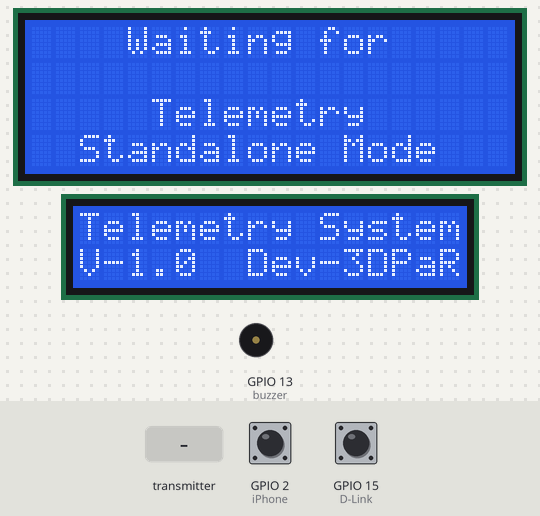
A sketch run on a simulated ESP32. On the bench: 20×4 character LCD, 16×2 character LCD, buzzer (waves = sounding, pin HIGH). The test bench sets the inputs (shaded band); at power-on: GPIO 2 (iPhone) HIGH, GPIO 15 (D-Link) HIGH. No radio packets arrive unless stated; what the sketch prints to the serial monitor is not drawn.

Above: at 1.4 s.
1.5 s: the transmitter starts sending latitude = 0
At 2.15 s:
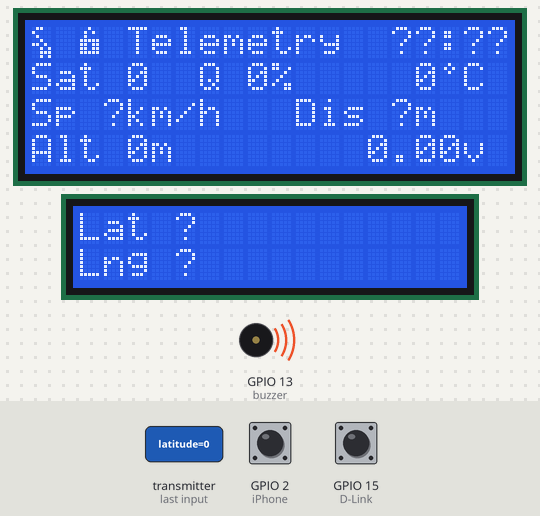
4.1 s: the transmitter starts sending satelliteCount = 128
At 6.1 s:
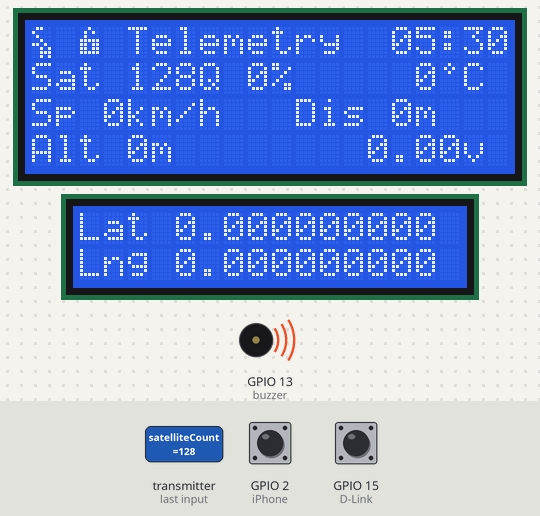
7.1 s: the transmitter starts sending distQuotient = 128
At 8.9 s:
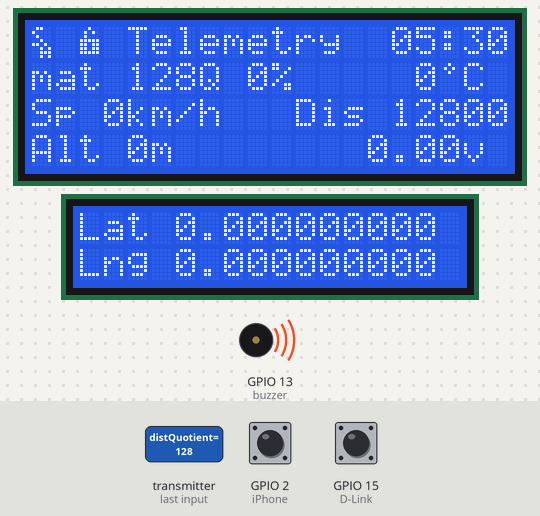
10.1 s: the transmitter starts sending distQuotient = 0
At 12.7 s:
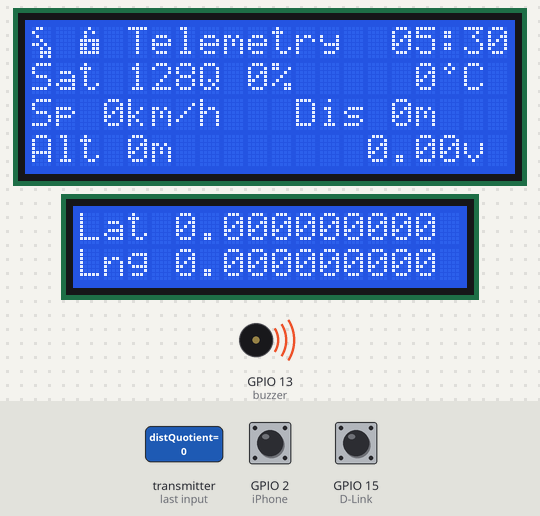
13.1 s: the transmitter starts sending satelliteCount = 64
At 15.1 s:
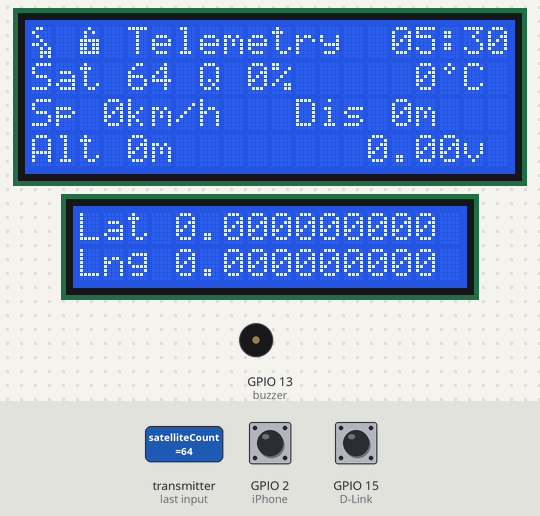
16.1 s: the transmitter starts sending distRemainder = 64
At 18.1 s:
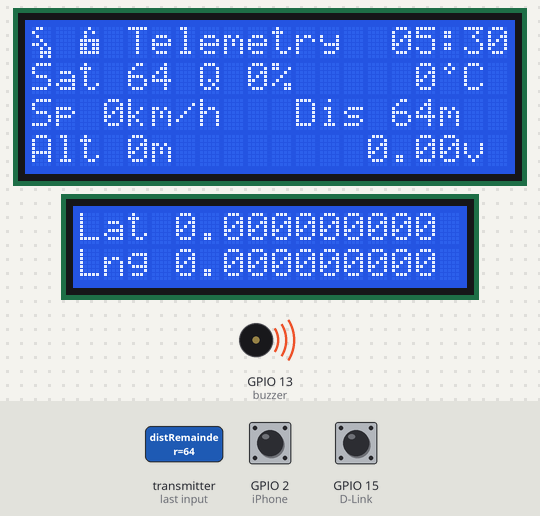
Timing chart, 0 to 66.6 s (numbered marks = the images above; inputs shaded):
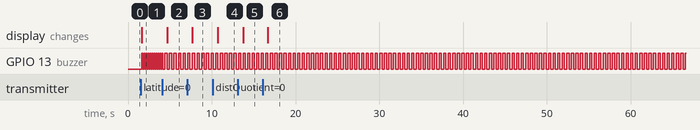

Measured:
- after the input at 1.5 s, GPIO 13 (buzzer): alternates HIGH for 0.12 s and LOW for 0.12 s, starting after 0.12 s; the display: changes after 0.12 s (image 1)
- after the input at 4.1 s, GPIO 13 (buzzer): alternates HIGH for 0.27 s and LOW for 0.27 s, starting after 0.30 s; the display: changes after 0.57 s (image 2)
- after the input at 7.1 s, the display: changes after 0.58 s (image 3)
- after the input at 10.1 s, the display: changes after 0.64 s (image 4)
- after the input at 13.1 s, the display: changes after 0.63 s (image 5)
- after the input at 16.1 s, the display: changes after 0.61 s (image 6)

The sketch:

Reciever_ESP32_BLYNK.ino
```cpp
// RECIEVER ESP32

#define BLYNK_TEMPLATE_ID "TMPL3TH5cCAxa"
#define BLYNK_DEVICE_NAME "Telemetry"
#define BLYNK_AUTH_TOKEN "BJgoA23Ucmw_WWyIimoqEHjBsdN0vYFu"
#define router "SD_2.4GHz"
#define iphone "Samrat"

char auth[] = BLYNK_AUTH_TOKEN;
char passR[] = "3dprintingandrobotics";
char passP[] = "12345678";

//#define BLYNK_PRINT Serial

#include <WiFi.h>
#include <Wire.h>
#include <WiFiClient.h>
#include <BlynkSimpleEsp32.h>
#include <SPI.h>
#include <nRF24L01.h>
#include <RF24.h>
#include <LiquidCrystal_I2C.h>
#define buzzer 13
#define baudRate 9600
#define latitudeFactor 100000000.0
#define longitudeFactor 10000000.0
#define dataDivisionFactor 100
#define INTERVAL 1000L
#define connectionLost 2000
#define batConst 3.09090909
#define batWarning 10.8

BlynkTimer timer;


LiquidCrystal_I2C lcd1(0x27, 20, 4);
LiquidCrystal_I2C lcd2(0x26, 16, 2);

RF24 radio(4, 5);  // 4->CE, 5->CSN
const byte address[6] = "00001";

// Max size of this struct is 32 bytes - NRF24L01 buffer limit
typedef struct Data_Package {
  unsigned long latitude;   // 4 byte
  unsigned long longitude;  // 4 byte
  byte satelliteCount;      // 1 byte
  byte polarity;            // 1 byte      // 1-> +lat,+long;  2-> +lat,-long;  3-> -lat,+long;  4-> -lat,-long
  byte distQuotient;        // 1 byte
  byte distRemainder;       // 1 byte
  byte altQuotient;         // 1 byte
  byte altRemainder;        // 1 byte
  byte velocity;            // 1 byte
  byte Hour;                // 1 byte
  byte Minute;              // 1 byte
  byte tempQuotient;        // 1 byte
  byte tempRemainder;       // 1 byte
  byte altPolarity;         // 1 byte
  byte AltitudeQuotient;    // 1 byte
  byte AltitudeRemainder;   // 1 byte
  byte homeLock;            // 1 byte
  byte bvQuotient;          // 1 byte
  byte bvRemainder;         // 1 byte
  byte hdop;                // 1 byte
                            // Total 26 bytes
} Data;
Data d;  // Create a variable with the above structure

byte degree[] = {
  B00100,
  B01010,
  B00100,
  B00000,
  B00000,
  B00000,
  B00000,
  B00000
};

byte locked[] = {
  B00100,
  B01010,
  B01010,
  B11111,
  B11011,
  B11011,
  B11111,
  B00000
};
byte notLocked[] = {
  B00100,
  B01010,
  B01000,
  B11111,
  B11011,
  B11011,
  B11111,
  B00000
};
byte hotspot[] = {
  B10100,
  B11100,
  B10100,
  B00011,
  B00100,
  B00010,
  B00001,
  B00110
};
byte WIFI[] = {
  B10001,
  B10101,
  B01110,
  B00000,
  B11101,
  B10000,
  B11001,
  B10001
};
byte standAlone[] = {
  B01100,
  B10000,
  B01000,
  B00100,
  B11010,
  B00101,
  B00111,
  B00101
};


int t, lastLock=0;
float i, j;
String GPS_latitude, GPS_longitude, GPS_satellite, GPS_distance, GPS_altitude, GPS_time, GPS_speed, BME_temp, BME_altitude, BV, Hdop;
unsigned long check, bt, bt2;
bool lost = false;
bool Mode = false, sa = false, first, buzState;


void setup() {
  pinMode(15, INPUT_PULLUP);  // D-Link
  pinMode(2, INPUT_PULLUP);   // iPhone
  pinMode(buzzer, OUTPUT);

  Serial.begin(baudRate);
  radio.begin();
  radio.openReadingPipe(0, address);
  radio.setPALevel(RF24_PA_MIN);
  radio.setDataRate(RF24_250KBPS);
  radio.startListening();

  lcd1.init();
  lcd1.backlight();
  lcd1.createChar(0, degree);
  lcd1.createChar(1, notLocked);
  lcd1.createChar(2, locked);
  lcd1.createChar(3, hotspot);
  lcd1.createChar(4, WIFI);
  lcd1.createChar(5, standAlone);
  lcd2.init();
  lcd2.backlight();

  lcd1.clear();
  lcd2.clear();
  lcd2.setCursor(0, 0);
  lcd2.print("Telemetry System");
  lcd2.setCursor(0, 1);
  lcd2.print("V-1.0  Dev-3DPaR");
  lcd1.setCursor(0, 0);
  lcd1.print("Connecting Telemetry");
  lcd1.setCursor(4, 1);
  lcd1.print("Please Wait!");
  Mode = false;
  sa = true;
  if (digitalRead(2) == HIGH && digitalRead(15) == LOW) {
    Serial.println("Connect iPhone");
    lcd1.setCursor(3, 3);
    lcd1.print("Connect iPhone");
    Blynk.begin(auth, iphone, passP);
    Mode = true;
    sa = false;
  } else if (digitalRead(2) == LOW && digitalRead(15) == HIGH) {
    Serial.println("Connect your Router");
    lcd1.setCursor(3, 3);
    lcd1.print("Connect Router");
    Blynk.begin(auth, router, passR);
    Mode = true;
    sa = false;
  }

  Blynk.syncAll();

  lcd1.clear();
  if (!sa) {
    lcd1.setCursor(1, 3);
    lcd1.print("Internet Connected");
  } else {
    Serial.println("Standalone Mode");
    lcd1.setCursor(2, 3);
    lcd1.print("Standalone Mode");
  }
  lcd1.setCursor(4, 0);
  lcd1.print("Waiting for");
  lcd1.setCursor(5, 2);
  lcd1.print("Telemetry");
  //delay(1000);

  timer.setInterval(INTERVAL, send_Blynk);
  check = millis();
  first=true;
  bt=0;
  bt2=0;
  buzState=false;
}

void loop() {
  // Check whether there is data to be received
  if (Mode) {
    Blynk.run();
    timer.run();
  }

  if (radio.available()) {
    while (radio.available()) radio.read(&d, sizeof(Data));  // Read the whole data and store it into the 'data' structure
    first=false;
    storeData();
    displayData();
    updateLCD();
    if(lastLock != d.homeLock){
      digitalWrite(buzzer, HIGH);
      bt=millis();
      lastLock=d.homeLock;
    }
    else if(millis()-bt >= 1000) digitalWrite(buzzer, LOW);
    lost = false;
    check = millis();

    float x=((((float)((d.bvQuotient * dataDivisionFactor) + d.bvRemainder)) / 100.0) * batConst);
    if(x<=batWarning){
      if(buzState){
        digitalWrite(buzzer, LOW);
        buzState=false;;
      }
      else {
        digitalWrite(buzzer, HIGH);
        buzState=true;
      }
    }

  } else if (millis() - check > connectionLost && !first) {

    if(digitalRead(buzzer)==HIGH && millis()-bt2>250){
      digitalWrite(buzzer, LOW);
      bt2=millis();
    }
    else if(digitalRead(buzzer)==LOW && millis()-bt2>1500){
      digitalWrite(buzzer, HIGH);
      bt2=millis();
    }

    if (lost == false) {
      Serial.println("\n\nConnection Lost!");
      lcd1.clear();
      lcd1.setCursor(2, 1);
      lcd1.print("Connection Lost!");
      lcd2.clear();
      lcd2.setCursor(2, 0);
      lcd2.print("No Telemetry");
      lcd2.setCursor(4, 1);
      lcd2.print("Waiting!");
    }
    lost = true;
  }
}

void fixTime() {
  d.Minute += 30;
  if (d.Minute > 59) {
    d.Hour += 1;
    d.Minute -= 60;
  }
  d.Hour += 5;
  if (d.Hour > 23) {
    d.Hour -= 24;
  }
}

void storeData() {
  GPS_satellite = String(d.satelliteCount);
  if (d.polarity <= 1) {
    i = 1.0;
    j = 1.0;
  } else if (d.polarity == 2) {
    i = 1.0;
    j = -1.0;
  } else if (d.polarity == 3) {
    i = -1.0;
    j = 1.0;
  } else if (d.polarity = 4) {
    i = -1.0;
    j = -1.0;
  } else {
    i = 1.0;
    j = 1.0;
  }
  GPS_latitude = String((i * (d.latitude / latitudeFactor)), 8);
  GPS_longitude = String((j * (d.longitude / longitudeFactor)), 7);
  GPS_distance = String(((d.distQuotient * dataDivisionFactor) + d.distRemainder));
  GPS_altitude = String(((float)(((d.altQuotient * dataDivisionFactor) + d.altRemainder) / 100.0)), 2);
  fixTime();
  if (d.satelliteCount > 0) {

    if (d.Hour < 9) GPS_time = "0" + String(d.Hour);
    else GPS_time = String(d.Hour);
    GPS_time += ":";
    if (d.Minute < 9) GPS_time += "0" + String(d.Minute);
    else GPS_time += String(d.Minute);
  } else GPS_time = "??:??";
  GPS_speed = String(d.velocity);
  BME_temp = String((((float)((d.tempQuotient * dataDivisionFactor) + d.tempRemainder)) / 100.0), 2);
  BME_altitude = String((((d.altPolarity) ? 1.0 : -1.0) * ((float)((d.AltitudeQuotient * dataDivisionFactor) + d.AltitudeRemainder)) / 100.0), 2);
  BV = String(((((float)((d.bvQuotient * dataDivisionFactor) + d.bvRemainder)) / 100.0) * batConst), 2);
  Hdop = String(d.hdop);
}


void displayData() {
  Serial.print("Satellite Count: ");
  Serial.println(GPS_satellite);
  if (d.satelliteCount > 0) {
    Serial.print("Latitude: ");
    Serial.print(GPS_latitude);  // V0
    Serial.print("\tLongitude: ");
    Serial.println(GPS_longitude);  // V1

    Serial.print("Distance: ");
    Serial.print(GPS_distance);  // V2
    Serial.println(" metre");

    Serial.print("GPS Altitude: ");
    Serial.print(GPS_altitude);  // V3
    Serial.println(" meter");

    Serial.print("Time: ");
    Serial.println(GPS_time);

    Serial.print("Speed: ");
    Serial.print(GPS_speed);  // V4
    Serial.println(" km/hr");

    Serial.println("Hdop: "+Hdop);
  }
  Serial.print("Temperature: ");
  Serial.println(BME_temp);  // V5

  Serial.print("Home lock: ");
  Serial.println((int)(d.homeLock));

  Serial.println("Battery voltage: " + BV);

  Serial.print("BME Altitude: ");
  Serial.print(BME_altitude);  // V6
  Serial.println(" meter \n\n");
}

void updateLCD() {
  lcd1.clear();

  lcd1.setCursor(0, 0);
  if (Mode && !sa) lcd1.write(4);        // wifi
  else if (!Mode && !sa) lcd1.write(3);  // hotspot
  else if (!Mode && sa) lcd1.write(5);   // standAlone
  else lcd1.print("!");

  lcd1.setCursor(2, 0);
  if (d.homeLock != 0) lcd1.write(2);  // locked
  else lcd1.write(1);                    // unlocked

  lcd1.setCursor(4, 0);
  lcd1.print("Telemetry");

  lcd1.setCursor(15, 0);
  lcd1.print(GPS_time);

  lcd1.setCursor(0, 1);
  lcd1.print("Sat " + GPS_satellite);

  lcd1.setCursor(7, 1);
  lcd1.print("Q "+Hdop+"%");

  lcd1.setCursor(16, 1);
  t = (int)(((float)((d.tempQuotient * dataDivisionFactor) + d.tempRemainder)) / 100.0);
  lcd1.print(t);
  lcd1.write(0);
  lcd1.print("C");

  lcd1.setCursor(0, 2);
  lcd1.print("Sp " + ((d.satelliteCount > 0) ? GPS_speed : "?"));
  lcd1.print("km/h");

  lcd1.setCursor(11, 2);
  lcd1.print("Dis " + ((d.satelliteCount > 0) ? GPS_distance : "?"));
  lcd1.print("m");

  lcd1.setCursor(0, 3);
  lcd1.print("Alt ");
  t = ((int)(((d.altPolarity) ? -1.0 : 1.0) * ((float)((d.AltitudeQuotient * dataDivisionFactor) + d.AltitudeRemainder)) / 100.0));
  lcd1.print(t);
  lcd1.print("m");

  lcd1.setCursor(14, 3);
  lcd1.print(BV + "v");

  lcd2.clear();
  lcd2.setCursor(0, 0);
  lcd2.print("Lat ");
  lcd2.print(((d.satelliteCount > 0) ? (GPS_latitude + "0") : "?"));
  lcd2.setCursor(0, 1);
  lcd2.print("Lng ");
  lcd2.print(((d.satelliteCount > 0) ? (GPS_longitude + "00") : "?"));
}


void send_Blynk() {
  Blynk.virtualWrite(V0, GPS_latitude);
  Blynk.virtualWrite(V1, GPS_longitude);
  Blynk.virtualWrite(V2, ((d.distQuotient * dataDivisionFactor) + d.distRemainder));
  Blynk.virtualWrite(V3, ((float)(((d.altQuotient * dataDivisionFactor) + d.altRemainder) / 100.0)));
  Blynk.virtualWrite(V4, (int)(d.velocity));
  Blynk.virtualWrite(V5, (((float)((d.tempQuotient * dataDivisionFactor) + d.tempRemainder)) / 100.0));
  Blynk.virtualWrite(V6, (((d.altPolarity) ? -1.0 : 1.0) * ((float)((d.AltitudeQuotient * dataDivisionFactor) + d.AltitudeRemainder)) / 100.0));
  Blynk.virtualWrite(V7, (int)(d.satelliteCount));
  Blynk.virtualWrite(V8, BV);
  Blynk.virtualWrite(V9, (int)(d.hdop));
}
```
